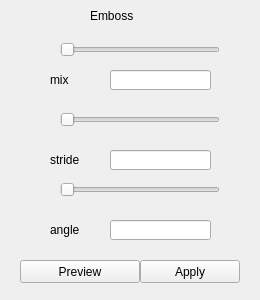
<?xml version="1.0" encoding="UTF-8"?>
<ui version="4.0">
 <class>EmbossWidget</class>
 <widget class="QWidget" name="EmbossWidget">
  <property name="geometry">
   <rect>
    <x>0</x>
    <y>0</y>
    <width>260</width>
    <height>300</height>
   </rect>
  </property>
  <property name="windowTitle">
   <string>Form</string>
  </property>
  <widget class="QPushButton" name="applyBtn">
   <property name="geometry">
    <rect>
     <x>140</x>
     <y>260</y>
     <width>100</width>
     <height>23</height>
    </rect>
   </property>
   <property name="text">
    <string>Apply</string>
   </property>
  </widget>
  <widget class="QPushButton" name="previewBtn">
   <property name="geometry">
    <rect>
     <x>20</x>
     <y>260</y>
     <width>120</width>
     <height>23</height>
    </rect>
   </property>
   <property name="text">
    <string>Preview</string>
   </property>
  </widget>
  <widget class="QLabel" name="label">
   <property name="geometry">
    <rect>
     <x>90</x>
     <y>0</y>
     <width>111</width>
     <height>31</height>
    </rect>
   </property>
   <property name="text">
    <string>Emboss</string>
   </property>
  </widget>
  <widget class="QLabel" name="label_3">
   <property name="geometry">
    <rect>
     <x>50</x>
     <y>150</y>
     <width>51</width>
     <height>20</height>
    </rect>
   </property>
   <property name="text">
    <string>stride</string>
   </property>
  </widget>
  <widget class="QLineEdit" name="strideEdit">
   <property name="geometry">
    <rect>
     <x>110</x>
     <y>150</y>
     <width>101</width>
     <height>20</height>
    </rect>
   </property>
   <property name="inputMethodHints">
    <set>Qt::ImhDigitsOnly</set>
   </property>
  </widget>
  <widget class="QLineEdit" name="mixEdit">
   <property name="geometry">
    <rect>
     <x>110</x>
     <y>70</y>
     <width>101</width>
     <height>20</height>
    </rect>
   </property>
   <property name="inputMethodHints">
    <set>Qt::ImhDigitsOnly</set>
   </property>
  </widget>
  <widget class="QSlider" name="strideSlider">
   <property name="geometry">
    <rect>
     <x>60</x>
     <y>110</y>
     <width>160</width>
     <height>19</height>
    </rect>
   </property>
   <property name="maximum">
    <number>100</number>
   </property>
   <property name="orientation">
    <enum>Qt::Horizontal</enum>
   </property>
  </widget>
  <widget class="QLabel" name="label_2">
   <property name="geometry">
    <rect>
     <x>50</x>
     <y>70</y>
     <width>51</width>
     <height>20</height>
    </rect>
   </property>
   <property name="text">
    <string>mix</string>
   </property>
  </widget>
  <widget class="QSlider" name="mixSlider">
   <property name="geometry">
    <rect>
     <x>60</x>
     <y>40</y>
     <width>160</width>
     <height>19</height>
    </rect>
   </property>
   <property name="maximum">
    <number>100</number>
   </property>
   <property name="orientation">
    <enum>Qt::Horizontal</enum>
   </property>
  </widget>
  <widget class="QSlider" name="angleSlider">
   <property name="geometry">
    <rect>
     <x>60</x>
     <y>180</y>
     <width>160</width>
     <height>19</height>
    </rect>
   </property>
   <property name="maximum">
    <number>100</number>
   </property>
   <property name="orientation">
    <enum>Qt::Horizontal</enum>
   </property>
  </widget>
  <widget class="QLineEdit" name="angleEdit">
   <property name="geometry">
    <rect>
     <x>110</x>
     <y>220</y>
     <width>101</width>
     <height>20</height>
    </rect>
   </property>
   <property name="inputMethodHints">
    <set>Qt::ImhDigitsOnly</set>
   </property>
  </widget>
  <widget class="QLabel" name="label_4">
   <property name="geometry">
    <rect>
     <x>50</x>
     <y>220</y>
     <width>51</width>
     <height>20</height>
    </rect>
   </property>
   <property name="text">
    <string>angle</string>
   </property>
  </widget>
 </widget>
 <resources/>
 <connections/>
</ui>
